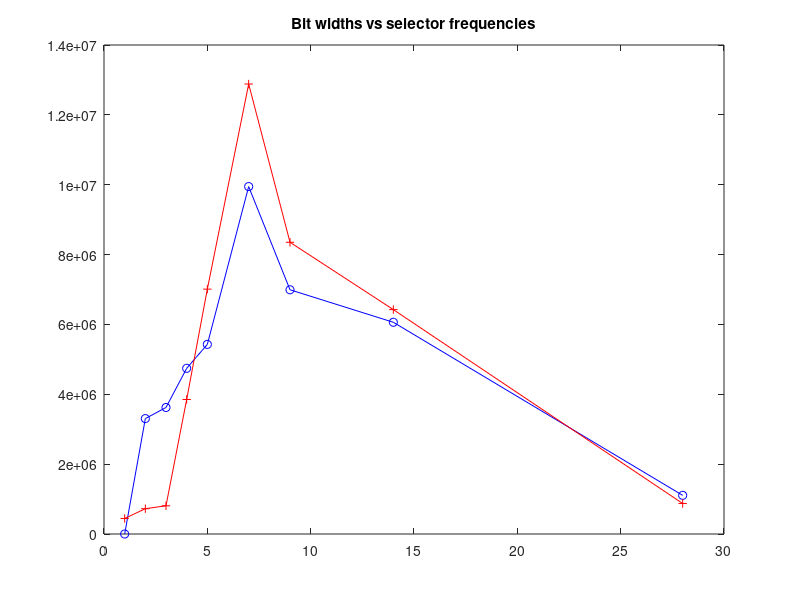

This chart was generated by the following MATLAB code:

data = csvread('bitwidthvsselectorall.txt')
intbits = data(1:32, 1)
intbitfreqs = data(1:32, 2)
selectors = data(33:end, 1)
selectorfreqs = data(33:end, 2)


plot(intbits, intbitfreqs, 'bo-', selectors, selectorfreqs, 'r+-')
%ylabel('number of ints with x bits or number of words with x selector')
title('Bit widths vs selector frequencies')


%scale selector stats for number of ints in each word

scaledselectorfreqs = zeros(size(selectorfreqs))

scaledselectorfreqs(1) = selectorfreqs(1) * 28
scaledselectorfreqs(2) = selectorfreqs(2) * 14
scaledselectorfreqs(3) = selectorfreqs(3) * 9
scaledselectorfreqs(4) = selectorfreqs(4) * 7
scaledselectorfreqs(5) = selectorfreqs(5) * 5
scaledselectorfreqs(6) = selectorfreqs(6) * 4
scaledselectorfreqs(7) = selectorfreqs(7) * 3
scaledselectorfreqs(8) = selectorfreqs(8) * 2
scaledselectorfreqs(9) = selectorfreqs(9) * 1

intselector = zeros(size(selectors))
for i = 1:5
  intselector(i) = intbitfreqs(i)
end

intselector(6) = sum(intbitfreqs(6:7))
intselector(7) = sum(intbitfreqs(8:9))
intselector(8) = sum(intbitfreqs(10:14))
intselector(9) = sum(intbitfreqs(15:28))



%plot(intbits, intbitfreqs, 'bo-', selectors, selectorfreqs, 'r+-', ...
%selectors, scaledselectorfreqs, 'g*-')
%title('Bit widths vs selector frequencies')

plot(selectors, intselector, 'bo-', selectors, scaledselectorfreqs, 'r+-')
title('Bit widths vs selector frequencies')


%sanity check, this should be a positive number
sum(scaledselectorfreqs) - sum(intselector)
